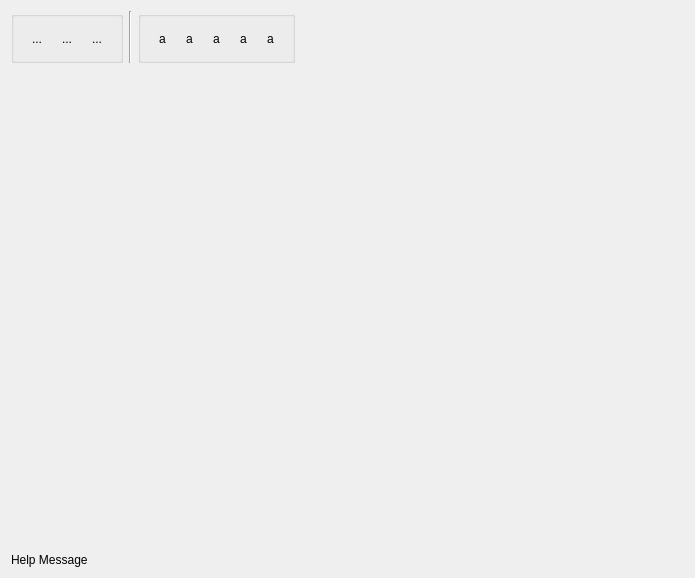
<?xml version="1.0" encoding="UTF-8"?>
<ui version="4.0">
 <class>CallTreeLayout</class>
 <widget class="QWidget" name="CallTreeLayout">
  <property name="geometry">
   <rect>
    <x>0</x>
    <y>0</y>
    <width>695</width>
    <height>578</height>
   </rect>
  </property>
  <property name="windowTitle">
   <string>Call Graph</string>
  </property>
  <layout class="QVBoxLayout">
   <item>
    <layout class="QHBoxLayout">
     <item>
      <widget class="QGroupBox" name="m_pViewGroup">
       <property name="title">
        <string/>
       </property>
       <layout class="QHBoxLayout" name="horizontalLayout_2">
        <item>
         <widget class="QToolButton" name="m_pGraphButton">
          <property name="toolTip">
           <string>Call Graph</string>
          </property>
          <property name="text">
           <string>...</string>
          </property>
          <property name="checkable">
           <bool>true</bool>
          </property>
          <property name="autoRaise">
           <bool>true</bool>
          </property>
         </widget>
        </item>
        <item>
         <widget class="QToolButton" name="m_pCalledButton">
          <property name="toolTip">
           <string>Called Functions Tree</string>
          </property>
          <property name="text">
           <string>...</string>
          </property>
          <property name="checkable">
           <bool>true</bool>
          </property>
          <property name="autoRaise">
           <bool>true</bool>
          </property>
         </widget>
        </item>
        <item>
         <widget class="QToolButton" name="m_pCallingButton">
          <property name="toolTip">
           <string>Calling Functions Tree</string>
          </property>
          <property name="text">
           <string>...</string>
          </property>
          <property name="checkable">
           <bool>true</bool>
          </property>
          <property name="autoRaise">
           <bool>true</bool>
          </property>
         </widget>
        </item>
       </layout>
      </widget>
     </item>
     <item>
      <widget class="Line" name="line1">
       <property name="frameShape">
        <enum>QFrame::VLine</enum>
       </property>
       <property name="frameShadow">
        <enum>QFrame::Sunken</enum>
       </property>
      </widget>
     </item>
     <item>
      <widget class="QGroupBox" name="m_pGraphGroup">
       <property name="title">
        <string/>
       </property>
       <layout class="QHBoxLayout" name="horizontalLayout">
        <item>
         <widget class="QToolButton" name="m_pSaveButton">
          <property name="toolTip">
           <string>Save As...</string>
          </property>
          <property name="text">
           <string>a</string>
          </property>
          <property name="autoRaise">
           <bool>true</bool>
          </property>
         </widget>
        </item>
        <item>
         <widget class="QToolButton" name="m_pZoomInButton">
          <property name="toolTip">
           <string>Zoom In</string>
          </property>
          <property name="text">
           <string>a</string>
          </property>
          <property name="checkable">
           <bool>false</bool>
          </property>
          <property name="autoRaise">
           <bool>true</bool>
          </property>
         </widget>
        </item>
        <item>
         <widget class="QToolButton" name="m_pPrefButton">
          <property name="toolTip">
           <string>Preferences</string>
          </property>
          <property name="text">
           <string>a</string>
          </property>
          <property name="checkable">
           <bool>false</bool>
          </property>
          <property name="autoRaise">
           <bool>true</bool>
          </property>
         </widget>
        </item>
        <item>
         <widget class="QToolButton" name="m_pRotateButton">
          <property name="toolTip">
           <string>Rotate</string>
          </property>
          <property name="text">
           <string>a</string>
          </property>
          <property name="checkable">
           <bool>false</bool>
          </property>
          <property name="autoRaise">
           <bool>true</bool>
          </property>
         </widget>
        </item>
        <item>
         <widget class="QToolButton" name="m_pZoomOutButton">
          <property name="toolTip">
           <string>Zoom Out</string>
          </property>
          <property name="text">
           <string>a</string>
          </property>
          <property name="checkable">
           <bool>false</bool>
          </property>
          <property name="autoRaise">
           <bool>true</bool>
          </property>
         </widget>
        </item>
       </layout>
      </widget>
     </item>
     <item>
      <spacer name="spacer2">
       <property name="orientation">
        <enum>Qt::Horizontal</enum>
       </property>
       <property name="sizeType">
        <enum>QSizePolicy::Expanding</enum>
       </property>
       <property name="sizeHint" stdset="0">
        <size>
         <width>110</width>
         <height>21</height>
        </size>
       </property>
      </spacer>
     </item>
    </layout>
   </item>
   <item>
    <widget class="QStackedWidget" name="m_pStack">
     <property name="currentIndex">
      <number>1</number>
     </property>
     <widget class="QWidget" name="WStackPage_Graph">
      <layout class="QHBoxLayout" name="horizontalLayout_3">
       <item>
        <widget class="GraphWidget" name="m_pGraphWidget" native="true"/>
       </item>
      </layout>
     </widget>
     <widget class="QWidget" name="WStackPage_Called">
      <layout class="QHBoxLayout" name="horizontalLayout_4">
       <item>
        <widget class="TreeWidget" name="m_pCalledWidget" native="true"/>
       </item>
      </layout>
     </widget>
     <widget class="QWidget" name="WStackPage_Calling">
      <layout class="QHBoxLayout" name="horizontalLayout_5">
       <item>
        <widget class="TreeWidget" name="m_pCallingWidget" native="true"/>
       </item>
      </layout>
     </widget>
    </widget>
   </item>
   <item>
    <widget class="QLabel" name="m_pHelpLabel">
     <property name="text">
      <string>Help Message</string>
     </property>
    </widget>
   </item>
  </layout>
 </widget>
 <layoutdefault spacing="6" margin="11"/>
 <customwidgets>
  <customwidget>
   <class>GraphWidget</class>
   <extends>QWidget</extends>
   <header>graphwidget.h</header>
  </customwidget>
  <customwidget>
   <class>TreeWidget</class>
   <extends>QWidget</extends>
   <header>treewidget.h</header>
  </customwidget>
 </customwidgets>
 <includes>
  <include location="local">graphwidget.h</include>
  <include location="local">treewidget.h</include>
 </includes>
 <resources/>
 <connections>
  <connection>
   <sender>m_pPrefButton</sender>
   <signal>clicked()</signal>
   <receiver>CallTreeLayout</receiver>
   <slot>slotPrefClicked()</slot>
   <hints>
    <hint type="sourcelabel">
     <x>20</x>
     <y>20</y>
    </hint>
    <hint type="destinationlabel">
     <x>20</x>
     <y>20</y>
    </hint>
   </hints>
  </connection>
  <connection>
   <sender>m_pRotateButton</sender>
   <signal>clicked()</signal>
   <receiver>CallTreeLayout</receiver>
   <slot>slotRotateClicked()</slot>
   <hints>
    <hint type="sourcelabel">
     <x>20</x>
     <y>20</y>
    </hint>
    <hint type="destinationlabel">
     <x>20</x>
     <y>20</y>
    </hint>
   </hints>
  </connection>
  <connection>
   <sender>m_pZoomOutButton</sender>
   <signal>clicked()</signal>
   <receiver>CallTreeLayout</receiver>
   <slot>slotZoomOutClicked()</slot>
   <hints>
    <hint type="sourcelabel">
     <x>20</x>
     <y>20</y>
    </hint>
    <hint type="destinationlabel">
     <x>20</x>
     <y>20</y>
    </hint>
   </hints>
  </connection>
  <connection>
   <sender>m_pZoomInButton</sender>
   <signal>clicked()</signal>
   <receiver>CallTreeLayout</receiver>
   <slot>slotZoomInClicked()</slot>
   <hints>
    <hint type="sourcelabel">
     <x>20</x>
     <y>20</y>
    </hint>
    <hint type="destinationlabel">
     <x>20</x>
     <y>20</y>
    </hint>
   </hints>
  </connection>
  <connection>
   <sender>m_pSaveButton</sender>
   <signal>clicked()</signal>
   <receiver>CallTreeLayout</receiver>
   <slot>slotSaveClicked()</slot>
   <hints>
    <hint type="sourcelabel">
     <x>20</x>
     <y>20</y>
    </hint>
    <hint type="destinationlabel">
     <x>20</x>
     <y>20</y>
    </hint>
   </hints>
  </connection>
 </connections>
</ui>
